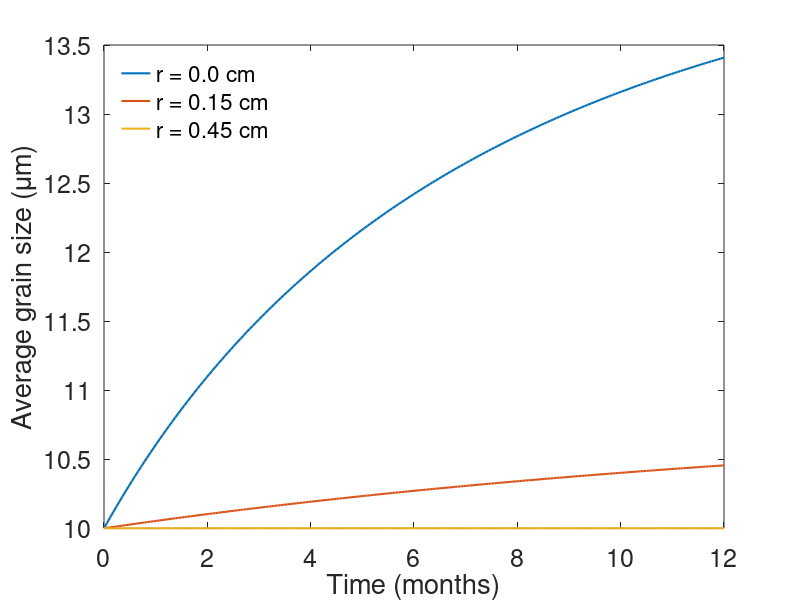

MATLAB code for this plot:
%This is the second HW problem from HW 4
clear;
close all;

%Input parameters
D0 = 10e-6;%m
Ts = 800;%K
Rf = 4.5e-1;%cm
k = 0.028; %W/cmK
LHR = 250;
r = [0, 1/3, 1]*Rf;

%Part A
%Caclulate the temperature
T = LHR/(4*pi*k)*(1 - r.^2/Rf^2) + Ts;

%Calculate the mobility
M0 = 4.6e-9; %m4 /(Js)
Q = 2.77; %eV
kb = 8.6173303e-5; %eV/kg
M = M0*exp(-Q./(kb*T));

fprintf(1,'Part A, M = %6.2e m^4 J/s\n',M)

%Part B
Dm = 2.23e3*exp(-7620./T)*1e-6; %microns
GBenergy = 1.58; %J/m^2
Mr = 2*M*GBenergy; %m^2/s

max_time = 1*365*24*3600; %seconds
num_steps = 200;
dt = max_time/(num_steps);
for t = 1:3
    D(t,1) = D0;
    for i = 1:num_steps
        growth_rate = Mr(t)*(1/D(t,i) - 1/Dm(t));
        if growth_rate < 0
            growth_rate = 0;
        end
        D(t,i+1) = D(t,i) + dt*growth_rate;
    end
end

figure
time = 0:dt:max_time;
plot(time/(max_time/12),D*1e6,'-','linewidth',1.5)
set(gca,'fontsize',18)
xlabel('Time (months)')
ylabel('Average grain size ({\mu}m)')
legend('r = 0.0 cm','r = 0.15 cm','r = 0.45 cm','location','northwest')
legend boxoff

%Part C
Tmin = -7620/log(10/2.23e3);
rmin = Rf*sqrt(1 - (Tmin - Ts)*4*pi*k/LHR)
fprintf(1,'Grain growth stops at a radius of %f cm\n',rmin)

